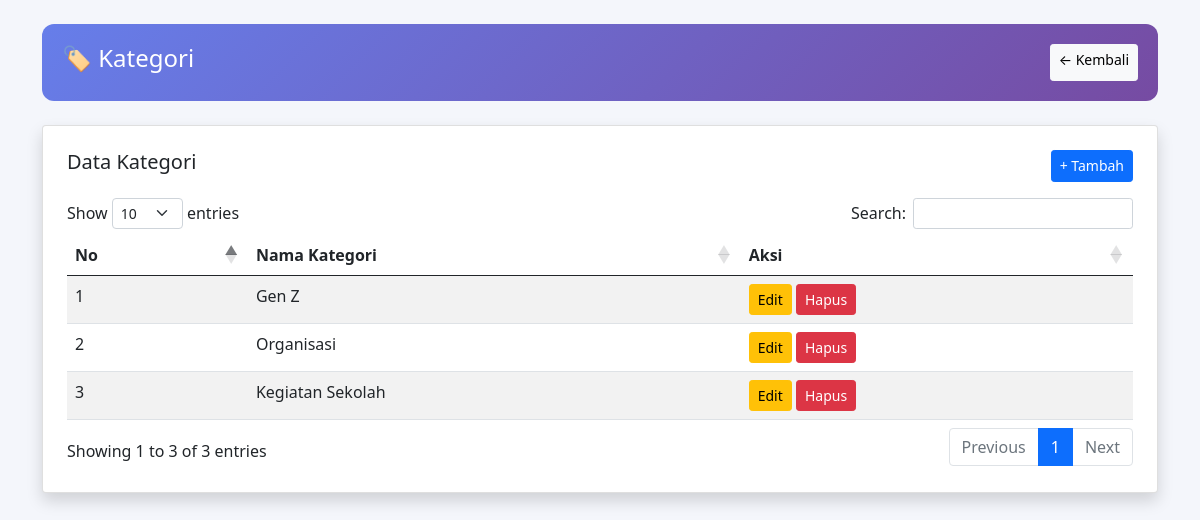
The page /admin/kategori.php on the database its author committed.
### tables this page shows
CREATE TABLE `kategori` (
  `id` int(11) NOT NULL,
  `nama_kategori` varchar(100) NOT NULL
);

### admin/kategori.php (the view, shortened to what this page needs)
<?php
include "koneksi.php";
$data = mysqli_query($conn, "SELECT * FROM kategori ORDER BY id DESC");
?>
<!DOCTYPE html>
<html>
<head>
    <link href="https://cdn.jsdelivr.net/npm/bootstrap@5.0.2/dist/css/bootstrap.min.css" rel="stylesheet">
    <link href="https://cdn.datatables.net/1.13.6/css/dataTables.bootstrap5.min.css" rel="stylesheet">
</head>
<body>
<div class="container mt-4">
    <div class="header d-flex justify-content-between">
        <h4>🏷️ Kategori</h4>
        <a href="dashboard.php" class="btn btn-light btn-sm">← Kembali</a>
    </div>
    <div class="card mt-4 p-4 shadow">
        <div class="d-flex justify-content-between mb-3">
            <h5>Data Kategori</h5>
            <a href="tambah_kategori.php" class="btn btn-primary btn-sm">+ Tambah</a>
        </div>
        <table id="tabelKategori" class="table table-striped">
            <thead>
                <tr>
                    <th>No</th>
                    <th>Nama Kategori</th>
                    <th>Aksi</th>
                </tr>
            </thead>
            <tbody>
            <?php $no=1; while($d=mysqli_fetch_assoc($data)){ ?>
                <tr>
                    <td><?= $no++; ?></td>
                    <td><?= $d['nama_kategori']; ?></td>
                    <td>
                        <a href="edit_kategori.php?id=<?= $d['id']; ?>" class="btn btn-warning btn-sm">Edit</a>
                        <a href="hapus_kategori.php?id=<?= $d['id']; ?>" class="btn btn-danger btn-sm" onclick="return confirm('Hapus?')">Hapus</a>
                    </td>
                </tr>
            <?php } ?>
            </tbody>
        </table>
    </div>
</div>
</body>
</html>

### admin/kategori.php (style rules this page uses)
body { background:#f4f6fb; }
.header { background: linear-gradient(135deg,#667eea,#764ba2); color:white; padding:20px; border-radius:12px; }

### rows shown on the page
kategori: nama_kategori "Gen Z"
kategori: nama_kategori "Organisasi"
kategori: nama_kategori "Kegiatan Sekolah"
